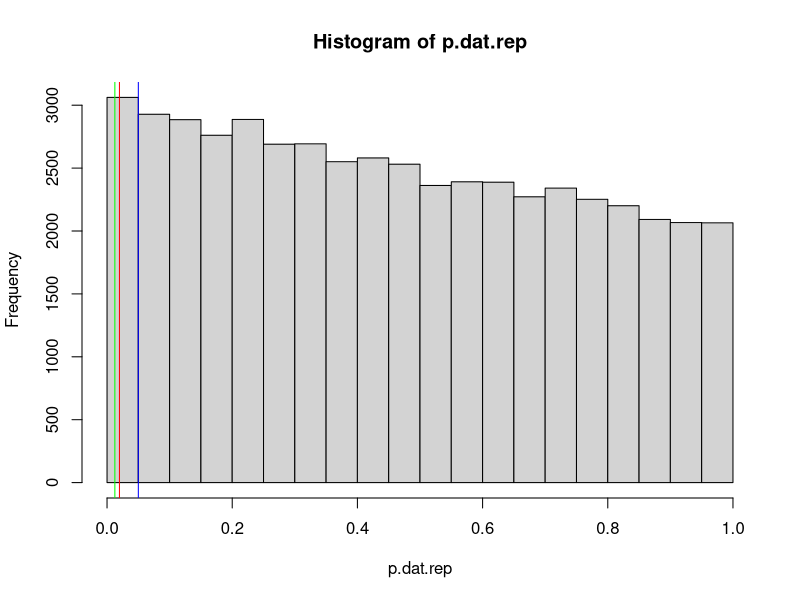

Write the R code that produced this figure.
## Set parameters
n= 1000
mu= 170
sd= 7

## Simulate 1000 samples for Y normal distribution
y= rnorm(n, mu, sd)

## Simulate 1000 samples for X multinomial distribution 
x= rmultinom(1000, 1, prob=c(0.04,0.64,0.32)) #p^2, q^2, 2pq

## Four types of models
# Dominant model
i<-1
x.dom=1
for (i in 1:1000){
  if(x[1,i]==1 | x[3,i]==1){
    x.dom[i] <-1
  }
  else {x.dom[i]<-0}
}

# Recessive model
i<-1
x.rec=1
for (i in 1:1000){
  if(x[1,i]==1){
    x.rec[i] <-1
  }  else {x.rec[i]<-0}
}

# Additive model #Has Gradient
i<-1
x.add=1
for (i in 1:1000){
  if(x[1,i]==1){
    x.add[i]<-2
  } else if (x[3,i]==1){
    x.add[i]<- 1}
  else {x.add[i]<-0}
}

# Genotypic model
i<-1
x.gen<-1
for (i in 1:1000){
  if(x[1,i]==1){
    x.gen[i] <-2}
  else if (x[3,i]==1){
    x.gen[i]<-1}
  else {x.gen[i]<-3}
}

x.gen<-as.character(x.gen)

data<- data.frame(y, x.dom, x.rec, x.add, x.gen)

m1<- lm(y~x.dom, data= data)
m2<- lm(y~x.rec, data= data)
m3<- lm(y~x.add, data= data)
m4<- lm(y~x.gen, data= data)

p1<- summary(m1)$coefficient[2,4]
p2<- summary(m2)$coefficient[2,4]
p3<- summary(m3)$coefficient[2,4]
p4<- summary(m4)$coefficient[2,4]
p.dat<-c(p1, p2, p3, p4)
p5<-min(p.dat[1], p.dat[2], p.dat[3], p.dat[4])

y.dist= rnorm(1000, 170, 7)
n.rep=10000
p.dat.rep=matrix(0,nrow=n.rep, ncol=5)
y.dist= matrix(0,nrow=n.rep, ncol=1000)

i.rep <- 1
n.rep <- 10000
p.dat.rep <- matrix(0,nrow=n.rep, ncol=5) 
y.dist <- matrix(0,nrow=n.rep, ncol=1000) 

for (i.rep in 1:n.rep){
  p.dat <- p.dat.rep[i.rep,]
  y.dist[i.rep,] <- rnorm (1000, mean=170, sd=7)
  p.dat[1] <-summary(lm(y.dist[i.rep,]~x.dom))$coefficients[2, 4]
  p.dat[2] <-summary(lm(y.dist[i.rep,]~x.rec))$coefficients[2, 4]
  p.dat[3] <-summary(lm(y.dist[i.rep,]~x.add))$coefficients[2, 4]
  p.dat[4] <-summary(m4 <- lm(y.dist[i.rep,]~x.gen))$coefficients[2, 4]
  p.dat[5] <- min(p.dat[1], p.dat[2], p.dat[3], p.dat[4])
  p.dat.rep[i.rep,]<-p.dat
}

## Plot histogram 
hist(p.dat.rep)
# p value= 0.05
abline(v=0.05,col="blue")
# Bonferroni correction, p= 0.0125
abline(v=0.0125,col="green") 
# 5% data point, p= 0.02
abline(v=quantile(p.dat.rep[,5],0.05),col="red") 

# Pearson correlarion
cor.test(p.dat.rep[,1], p.dat.rep[,2], method= "pearson") 
cor.test(p.dat.rep[,1], p.dat.rep[,3], method= "pearson") 
cor.test(p.dat.rep[,1], p.dat.rep[,4], method= "pearson") 
cor.test(p.dat.rep[,2], p.dat.rep[,3], method= "pearson") 
cor.test(p.dat.rep[,2], p.dat.rep[,4], method= "pearson") 
cor.test(p.dat.rep[,3], p.dat.rep[,4], method= "pearson") 
